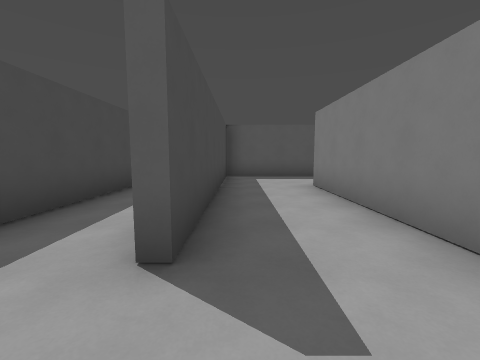
view 1 (above)

24 first-person views from a walk through a Godot game level. The camera is 1.5 m above the floor, tilts 6° down and sees 90° across. The floor is counted in squares, 2 m on a side. Each view is taken from the middle of a square. On the plan, view 1 faces up. The plan holds only what a view shows up to about 9 squares ahead; the rest is blank. The place goes on beyond the plan. Characters and animated objects are left out.

view 2
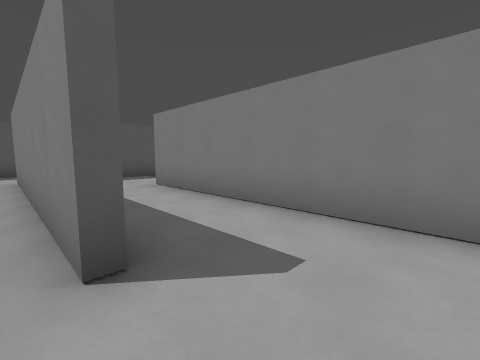

view 3
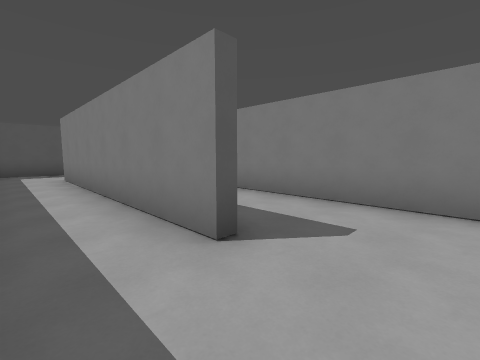

view 4
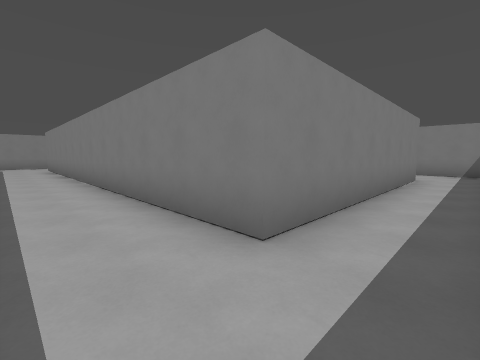

view 5
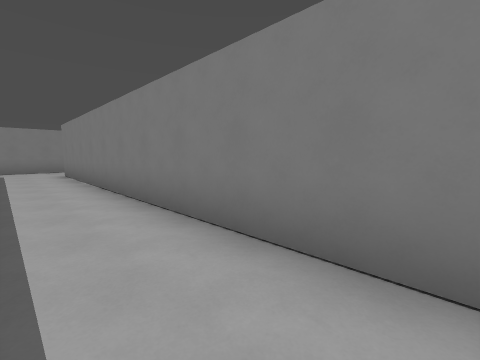

view 6
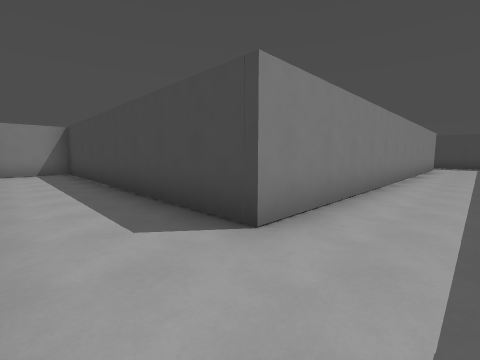

view 7
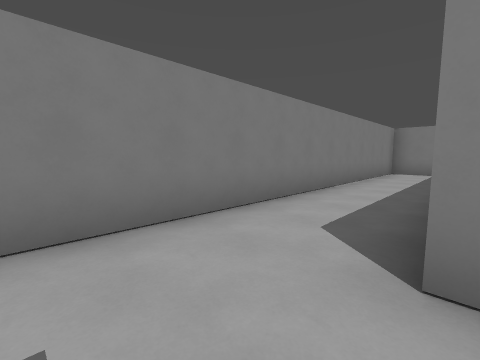

view 8
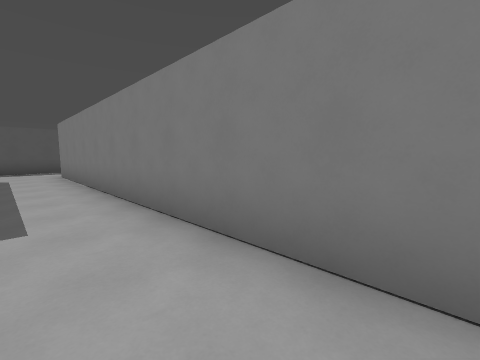

view 9
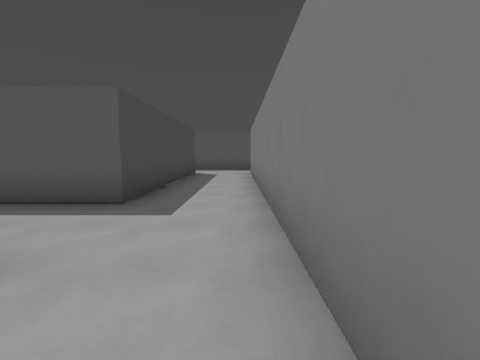

view 10
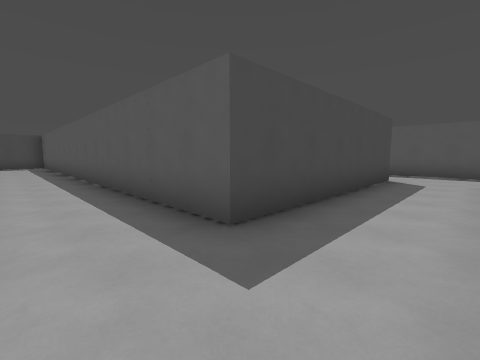

view 11
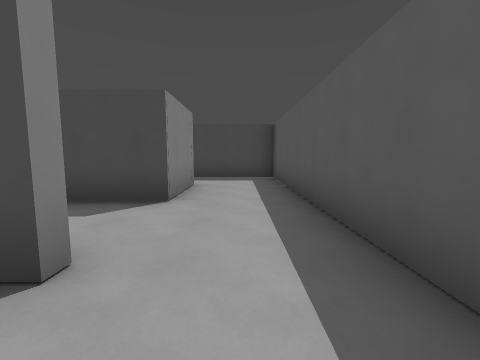

view 12
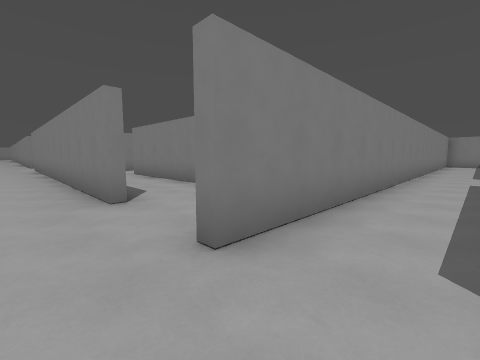

view 13
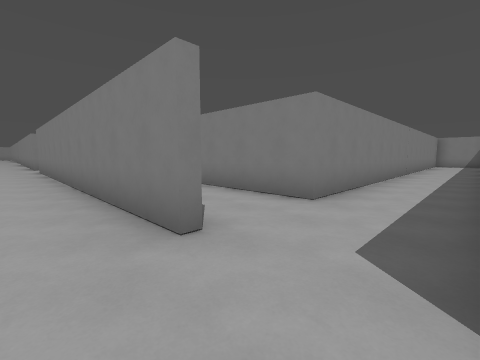

view 14
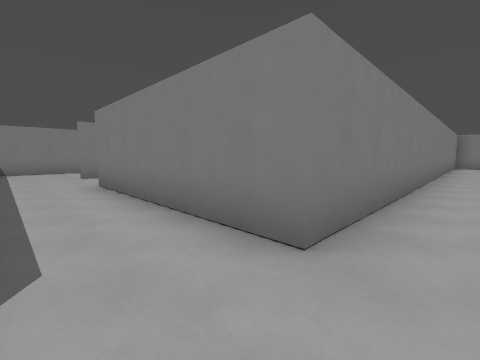

view 15
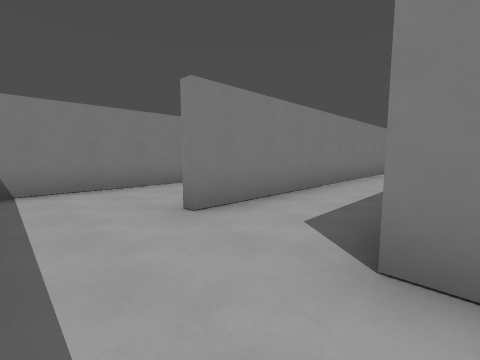

view 16
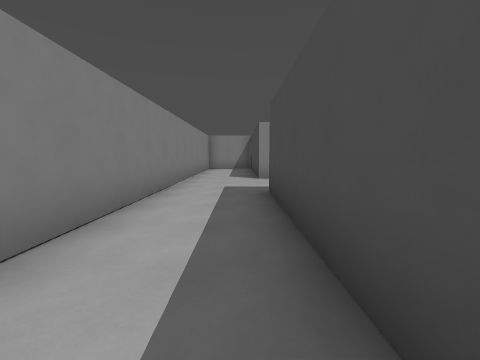

view 17
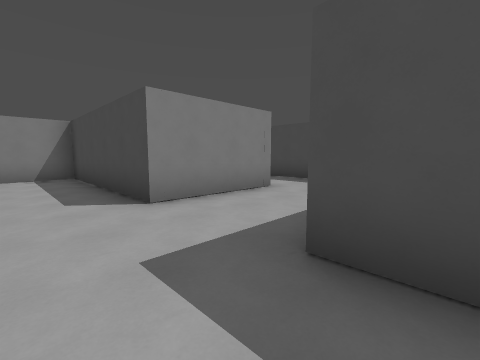

view 18
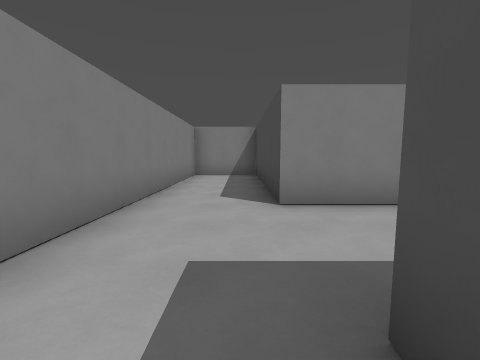

view 19
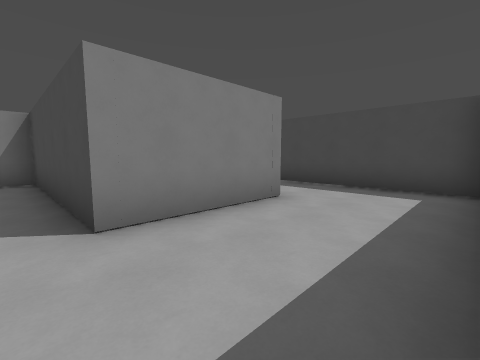

view 20
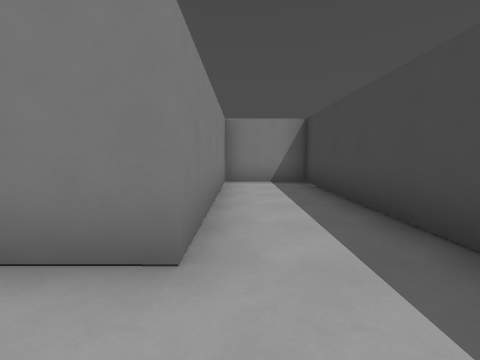

view 21
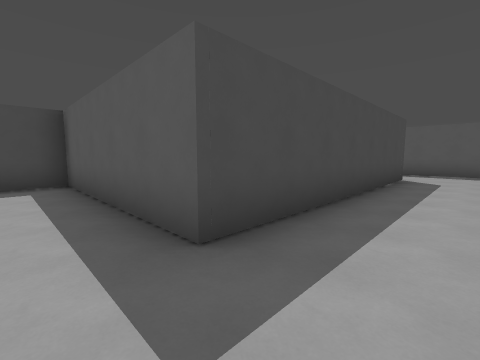

view 22
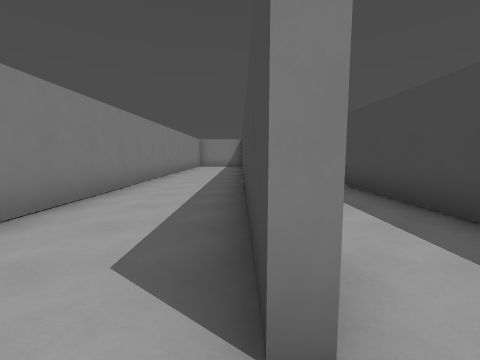

view 23
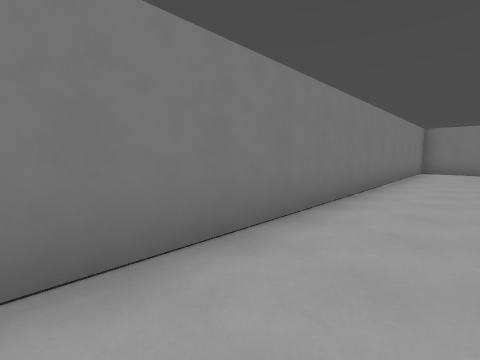

view 24
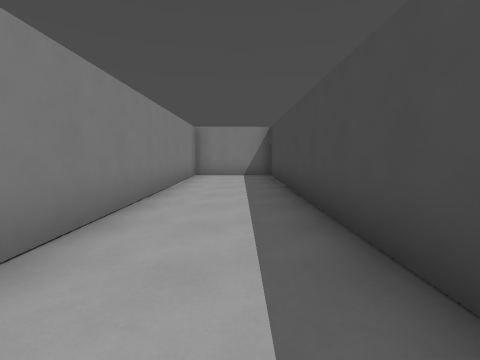

### Floor plan
Points are (right, up) in squares from view 1. A wall is a line through its corners. A room is listed if a view was taken in it or the views show most of it. See-through windows are left out.
Room 1 (view 1)
walls: (1.8, -0.1) (1.8, 5.9); (1.5, 8.2) (-0.5, 8.2) (-0.5, 1.5)
ways out: opening at (0, 0.5) to room 2; opening at (2, 7)
Room 2 (views 2, 3, 4, 5, 6, 7, 8, 9, 10, 12)
walls: (10, 16.9) (12.2, 16.9) (12.2, 10.7) (2.9, 10.7); (-0.2, 10.7) (-2.1, 10.7); (-2.5, 5.8) (-2.5, 2.5); (14.4, -0.4) (14.4, 16.9); (-0.7, 1.5) (-0.7, 8.4) (12.2, 8.4) (12.2, -0.8) (14.1, -0.8); (15, 19.1) (9.5, 19.1); (-2.1, -0.8) (-0.2, -0.8)
ways out: opening at (0, 0.5) to room 1; opening at (15, 17.5) to room 3; opening at (10, 18)
Room 3 (views 11, 13, 14, 15, 16, 17, 18, 19, 20, 21)
walls: (16.9, 4.1) (16.9, 14.4) (22.4, 14.4) (22.4, 7.1) (17.2, 7.1) (17.2, -0.8) (19.4, -0.8) (19.4, 4.5) (22.4, 4.5) (22.4, -0.8) (24.7, -0.8) (24.7, 14.3); (24.1, 16.6) (21.9, 16.6)
ways out: opening at (15, 17.5) to room 2; opening at (25, 15.5) to room 4; opening at (16, 18)
Room 4 (views 22, 23, 24)
walls: (24.9, 8.1) (24.9, -0.8) (27.6, -0.8) (27.6, 16.1); (24.9, 14.3) (24.9, 9.6)
ways out: opening at (25, 15.5) to room 3

Where each view was taken, in squares from view 1:
view 1: 0 up, 0 right, facing up
view 2: 0 up, 1 left, facing up-right
view 3: 0 up, 2 left, facing up-right
view 4: 10 up, 2 left, facing down-right
view 5: 10 up, 2 right, facing down-right
view 6: 10 up, 14 right, facing down-left
view 7: 10 up, 12 right, facing down-right
view 8: 7 up, 13 right, facing up-right
view 9: 7 up, 14 right, facing up
view 10: 9 up, 14 right, facing up-left
view 11: 18 up, 16 right, facing left
view 12: 18 up, 13 right, facing down-right
view 13: 18 up, 15 right, facing down-right
view 14: 16 up, 16 right, facing down-right
view 15: 16 up, 22 right, facing down-right
view 16: 12 up, 23 right, facing down
view 17: 8 up, 24 right, facing down-left
view 18: 8 up, 23 right, facing down
view 19: 7 up, 23 right, facing down-left
view 20: 6 up, 19 right, facing down
view 21: 6 up, 24 right, facing up-left
view 22: 15 up, 25 right, facing down
view 23: 11 up, 26 right, facing down-right
view 24: 8 up, 26 right, facing down
